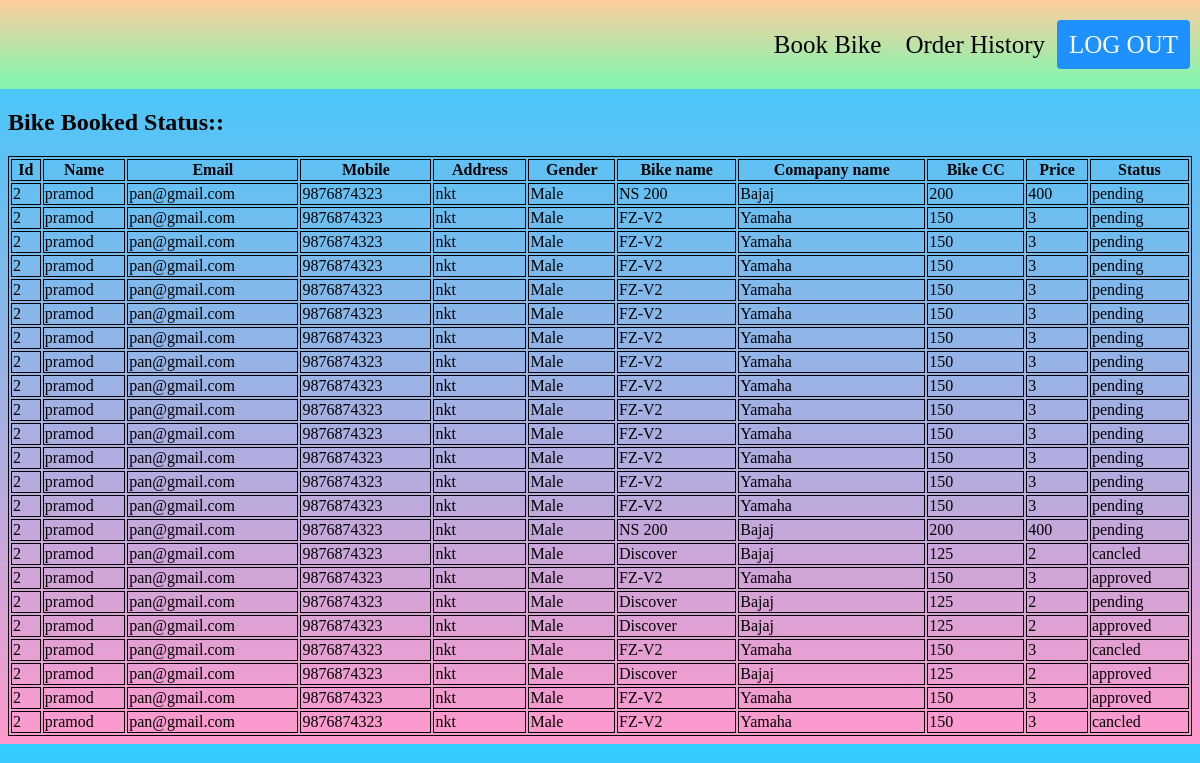
/process/order_bike_self.php (signed in), run on the app's committed database.
### tables this page shows
CREATE TABLE `bike_buy` (
  `id_b` int(11) NOT NULL,
  `buyerid` int(11) DEFAULT NULL,
  `status` varchar(100) DEFAULT NULL,
  `bike_id` int(11) DEFAULT NULL
);

CREATE TABLE `information` (
  `id` int(100) NOT NULL,
  `name` varchar(100) NOT NULL,
  `username` varchar(100) NOT NULL,
  `password` varchar(100) NOT NULL,
  `email` varchar(100) NOT NULL,
  `mobile` varchar(100) NOT NULL,
  `address` varchar(100) NOT NULL,
  `gender` varchar(100) NOT NULL,
  `usertype` varchar(100) NOT NULL
);

CREATE TABLE `bike_sell` (
  `id` int(11) NOT NULL,
  `bikename` varchar(100) DEFAULT NULL,
  `companyname` varchar(100) DEFAULT NULL,
  `bikecc` varchar(100) DEFAULT NULL,
  `price` int(100) DEFAULT NULL,
  `bikepicture` varchar(100) DEFAULT NULL,
  `admin_id` int(11) DEFAULT NULL,
  `bike_description` varchar(100) DEFAULT NULL,
  `total_rating` double NOT NULL DEFAULT 0,
  `total_raters` double NOT NULL DEFAULT 0,
  `rating` double NOT NULL DEFAULT 0
);

### process/order_bike_self.php (the view, shortened to what this page needs)
<?php
require '../include/rider_header.php';
require '../database/connection.php';
$id = $_SESSION['id'];
?>
<!DOCTYPE html>
<html lang="en">
<head>
</head>
<body>
</body>
</html>
<?php
         $query= "SELECT * FROM `bike_buy` as bb
         INNER JOIN bike_sell as bs on bs.id = bb.bike_id
         INNER JOIN information as i on i.id= bb.buyerid where buyerid=$id ORDER BY bb.id_b DESC" ;
        $result = $conn->query($query);
       if($result->num_rows>0){ ?>
       <h2>Bike Booked Status::</h2>
          <table style="width:100%; border:1px solid black; ">
                <tr style=" border:1px solid black;">
                 <th  style=" border:1px solid black;" >Id</th>
                <th  style=" border:1px solid black;" >Name</th>
                <th  style=" border:1px solid black;">Email</th>
                <th  style=" border:1px solid black;">Mobile</th>
                <th  style=" border:1px solid black;"> Address</th>
                <th  style=" border:1px solid black;"> Gender</th>
                <th  style=" border:1px solid black;"> Bike name</th>
                <th  style=" border:1px solid black;"> Comapany name</th>
                <th  style=" border:1px solid black;"> Bike CC</th>
                <th  style=" border:1px solid black;"> Price</th>
                <th  style=" border:1px solid black;"> Status</th>
                </tr>
           <?php while($row = $result->fetch_assoc()){ ?>
              <tr >
              <td  style=" border:1px solid black;"><?php echo $row['id'];?></td>
              <td  style=" border:1px solid black;"><?php echo $row['name'];?></td>
                <td  style=" border:1px solid black;"><?php echo $row['email'];?></td>
                <td  style=" border:1px solid black;"><?php echo $row['mobile'];?></td>
                <td style=" border:1px solid black;"><?php echo $row['address'];?></td>
                <td style=" border:1px solid black;" ><?php echo $row['gender'];?></td>
                <td style=" border:1px solid black;" ><?php echo $row['bikename'];?></td>
                <td style=" border:1px solid black;" ><?php echo $row['companyname'];?></td>
                <td style=" border:1px solid black;" ><?php echo $row['bikecc'];?></td>
                <td style=" border:1px solid black;" ><?php echo $row['price'];?></td>
                <td style=" border:1px solid black;" ><?php echo $row['status'];?></td>
                  </tr>
            <?php  } ?>
           </table>
        <?php }else{ ?>
           <h3>No result found</h3>
        <?php }
      ?>
      <!DOCTYPE html>
      <html lang="en">
      <head>
      </head>
      <body>
      </body>
      </html>

### process/order_bike_self.php (style rules this page uses)
body { background: linear-gradient(to bottom, #33ccff 0%, #ff99cc 100%); }

### data on the page
bike_buy: buyerid "2", buyerid.name "pramod", buyerid.email "pan@gmail.com", buyerid.mobile "9876874323", buyerid.address "nkt", buyerid.gender "Male", bike.bikename "NS 200", bike.companyname "Bajaj", bike.bikecc "200", bike.price "400", status "pending"
bike_buy: buyerid "2", buyerid.name "pramod", buyerid.email "pan@gmail.com", buyerid.mobile "9876874323", buyerid.address "nkt", buyerid.gender "Male", bike.bikename "FZ-V2", bike.companyname "Yamaha", bike.bikecc "150", bike.price "3", status "pending"
bike_buy: buyerid "2", buyerid.name "pramod", buyerid.email "pan@gmail.com", buyerid.mobile "9876874323", buyerid.address "nkt", buyerid.gender "Male", bike.bikename "FZ-V2", bike.companyname "Yamaha", bike.bikecc "150", bike.price "3", status "pending"
bike_buy: buyerid "2", buyerid.name "pramod", buyerid.email "pan@gmail.com", buyerid.mobile "9876874323", buyerid.address "nkt", buyerid.gender "Male", bike.bikename "FZ-V2", bike.companyname "Yamaha", bike.bikecc "150", bike.price "3", status "pending"
bike_buy: buyerid "2", buyerid.name "pramod", buyerid.email "pan@gmail.com", buyerid.mobile "9876874323", buyerid.address "nkt", buyerid.gender "Male", bike.bikename "FZ-V2", bike.companyname "Yamaha", bike.bikecc "150", bike.price "3", status "pending"
bike_buy: buyerid "2", buyerid.name "pramod", buyerid.email "pan@gmail.com", buyerid.mobile "9876874323", buyerid.address "nkt", buyerid.gender "Male", bike.bikename "FZ-V2", bike.companyname "Yamaha", bike.bikecc "150", bike.price "3", status "pending"
bike_buy: buyerid "2", buyerid.name "pramod", buyerid.email "pan@gmail.com", buyerid.mobile "9876874323", buyerid.address "nkt", buyerid.gender "Male", bike.bikename "FZ-V2", bike.companyname "Yamaha", bike.bikecc "150", bike.price "3", status "pending"
bike_buy: buyerid "2", buyerid.name "pramod", buyerid.email "pan@gmail.com", buyerid.mobile "9876874323", buyerid.address "nkt", buyerid.gender "Male", bike.bikename "FZ-V2", bike.companyname "Yamaha", bike.bikecc "150", bike.price "3", status "pending"
bike_buy: buyerid "2", buyerid.name "pramod", buyerid.email "pan@gmail.com", buyerid.mobile "9876874323", buyerid.address "nkt", buyerid.gender "Male", bike.bikename "FZ-V2", bike.companyname "Yamaha", bike.bikecc "150", bike.price "3", status "pending"
bike_buy: buyerid "2", buyerid.name "pramod", buyerid.email "pan@gmail.com", buyerid.mobile "9876874323", buyerid.address "nkt", buyerid.gender "Male", bike.bikename "FZ-V2", bike.companyname "Yamaha", bike.bikecc "150", bike.price "3", status "pending"
bike_buy: buyerid "2", buyerid.name "pramod", buyerid.email "pan@gmail.com", buyerid.mobile "9876874323", buyerid.address "nkt", buyerid.gender "Male", bike.bikename "FZ-V2", bike.companyname "Yamaha", bike.bikecc "150", bike.price "3", status "pending"
bike_buy: buyerid "2", buyerid.name "pramod", buyerid.email "pan@gmail.com", buyerid.mobile "9876874323", buyerid.address "nkt", buyerid.gender "Male", bike.bikename "FZ-V2", bike.companyname "Yamaha", bike.bikecc "150", bike.price "3", status "pending"
bike_buy: buyerid "2", buyerid.name "pramod", buyerid.email "pan@gmail.com", buyerid.mobile "9876874323", buyerid.address "nkt", buyerid.gender "Male", bike.bikename "FZ-V2", bike.companyname "Yamaha", bike.bikecc "150", bike.price "3", status "pending"
bike_buy: buyerid "2", buyerid.name "pramod", buyerid.email "pan@gmail.com", buyerid.mobile "9876874323", buyerid.address "nkt", buyerid.gender "Male", bike.bikename "FZ-V2", bike.companyname "Yamaha", bike.bikecc "150", bike.price "3", status "pending"
bike_buy: buyerid "2", buyerid.name "pramod", buyerid.email "pan@gmail.com", buyerid.mobile "9876874323", buyerid.address "nkt", buyerid.gender "Male", bike.bikename "NS 200", bike.companyname "Bajaj", bike.bikecc "200", bike.price "400", status "pending"
bike_buy: buyerid "2", buyerid.name "pramod", buyerid.email "pan@gmail.com", buyerid.mobile "9876874323", buyerid.address "nkt", buyerid.gender "Male", bike.bikename "Discover", bike.companyname "Bajaj", bike.bikecc "125", bike.price "2", status "cancled"
bike_buy: buyerid "2", buyerid.name "pramod", buyerid.email "pan@gmail.com", buyerid.mobile "9876874323", buyerid.address "nkt", buyerid.gender "Male", bike.bikename "FZ-V2", bike.companyname "Yamaha", bike.bikecc "150", bike.price "3", status "approved"
bike_buy: buyerid "2", buyerid.name "pramod", buyerid.email "pan@gmail.com", buyerid.mobile "9876874323", buyerid.address "nkt", buyerid.gender "Male", bike.bikename "Discover", bike.companyname "Bajaj", bike.bikecc "125", bike.price "2", status "pending"
bike_buy: buyerid "2", buyerid.name "pramod", buyerid.email "pan@gmail.com", buyerid.mobile "9876874323", buyerid.address "nkt", buyerid.gender "Male", bike.bikename "Discover", bike.companyname "Bajaj", bike.bikecc "125", bike.price "2", status "approved"
bike_buy: buyerid "2", buyerid.name "pramod", buyerid.email "pan@gmail.com", buyerid.mobile "9876874323", buyerid.address "nkt", buyerid.gender "Male", bike.bikename "FZ-V2", bike.companyname "Yamaha", bike.bikecc "150", bike.price "3", status "cancled"
bike_buy: buyerid "2", buyerid.name "pramod", buyerid.email "pan@gmail.com", buyerid.mobile "9876874323", buyerid.address "nkt", buyerid.gender "Male", bike.bikename "Discover", bike.companyname "Bajaj", bike.bikecc "125", bike.price "2", status "approved"
bike_buy: buyerid "2", buyerid.name "pramod", buyerid.email "pan@gmail.com", buyerid.mobile "9876874323", buyerid.address "nkt", buyerid.gender "Male", bike.bikename "FZ-V2", bike.companyname "Yamaha", bike.bikecc "150", bike.price "3", status "approved"
bike_buy: buyerid "2", buyerid.name "pramod", buyerid.email "pan@gmail.com", buyerid.mobile "9876874323", buyerid.address "nkt", buyerid.gender "Male", bike.bikename "FZ-V2", bike.companyname "Yamaha", bike.bikecc "150", bike.price "3", status "cancled"
